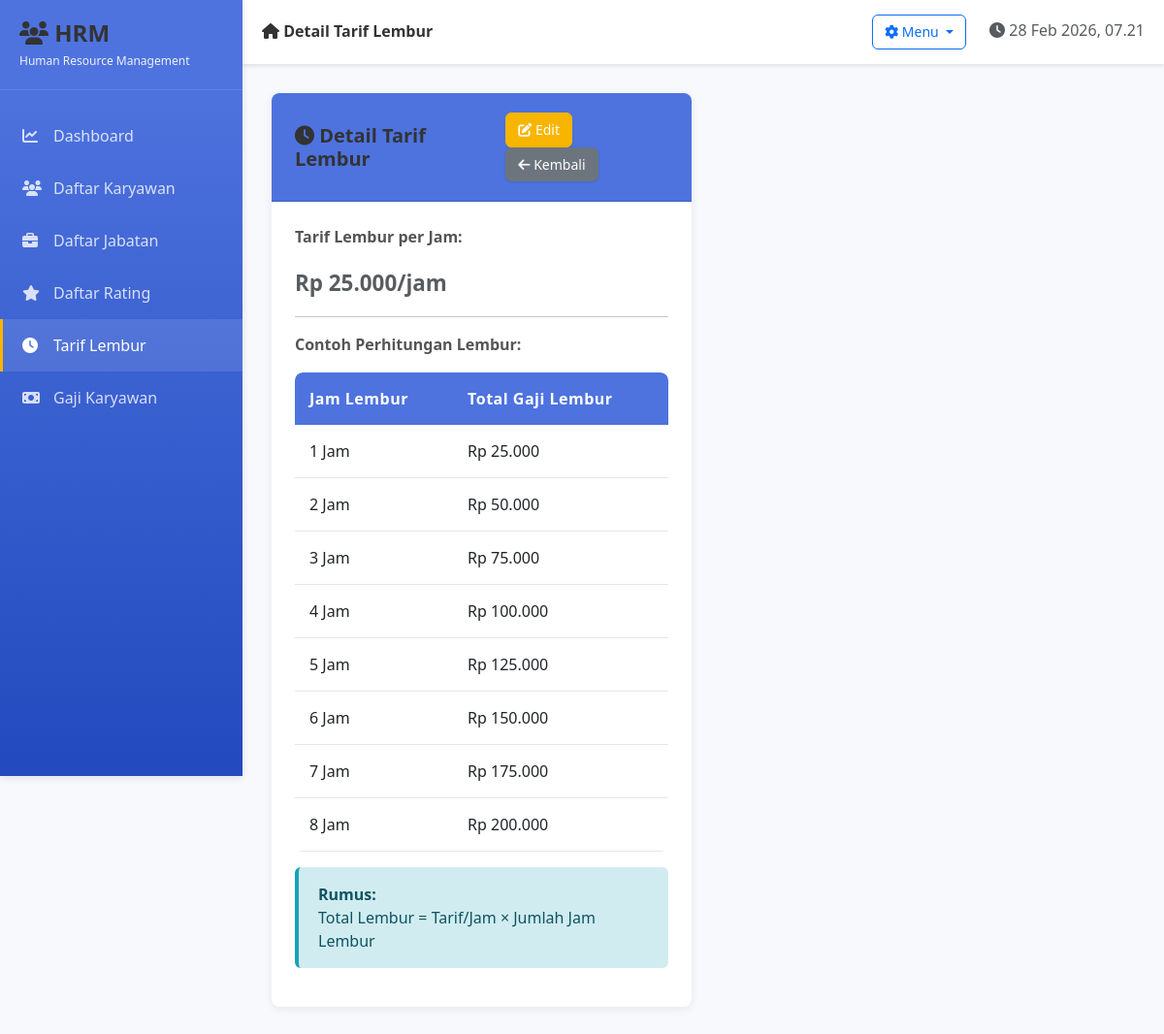
The page /views/lembur-detail.php?id=1 on the database its author committed.
### tables this page shows
CREATE TABLE `lembur` (
  `id` int(11) NOT NULL,
  `tarif` int(11) NOT NULL
);

### config/Database.php (called while the page is built, shortened)
<?php
class Database {
    private $host = "localhost";
    private $user = "root";
    private $pass = "";
    private $db = "kantor";
    private $conn;
    private function connect() {
        $this->conn = mysqli_connect($this->host, $this->user, $this->pass, $this->db);
        mysqli_set_charset($this->conn, "utf8mb4");
    }
    public function query($sql) {
        return mysqli_query($this->conn, $sql);
    }
    public function escape($str) {
        return mysqli_real_escape_string($this->conn, $str);
    }
}

### classes/Model.php (called while the page is built, shortened)
<?php
class Model {
    protected $db;
    public function __construct() {
        require_once __DIR__ . '/../config/Database.php';
        $this->db = new Database();
    }
    public function query($sql) {
        return $this->db->query($sql);
    }
    public function fetch($sql) {
        $result = $this->query($sql);
        if ($result && mysqli_num_rows($result) > 0) {
            return mysqli_fetch_assoc($result);
        }
        return null;
    }
    public function escape($str) {
        return $this->db->escape($str);
    }
}

### models/Lembur.php (called while the page is built, shortened)
<?php
require_once __DIR__ . '/../classes/Model.php';
class Lembur extends Model {
    protected $table = 'lembur';
    public function getById($id) {
        $id = $this->escape($id);
        $sql = "SELECT * FROM {$this->table} WHERE id = '$id'";
        return $this->fetch($sql);
    }
}

### views/lembur-detail.php (the view, shortened to what this page needs)
<?php
require_once __DIR__ . '/../models/Lembur.php';
$lembur_model = new Lembur();
$data = $lembur_model->getById($_GET['id']);
include __DIR__ . '/layout.php';
?>
<div class="row">
    <div class="col-lg-6">
        <div class="card">
            <div class="card-header d-flex justify-content-between align-items-center">
                <h5 class="mb-0"><i class="fas fa-clock"></i> Detail Tarif Lembur</h5>
                <div>
                    <a href="<?php echo BASE_URL; ?>views/lembur-form.php?id=<?php echo $data['id']; ?>" class="btn btn-warning btn-sm">
                        <i class="fas fa-edit"></i> Edit
                    </a>
                    <a href="<?php echo BASE_URL; ?>views/lembur.php" class="btn btn-secondary btn-sm">
                        <i class="fas fa-arrow-left"></i> Kembali
                    </a>
                </div>
            </div>
            <div class="card-body">
                <p><strong>Tarif Lembur per Jam:</strong></p>
                <p class="text-muted" style="font-size: 1.4rem;">
                    <strong><?php echo 'Rp ' . number_format($data['tarif'], 0, ',', '.'); ?>/jam</strong>
                </p>
                <hr>
                <p><strong>Contoh Perhitungan Lembur:</strong></p>
                <div class="table-responsive">
                    <table class="table table-sm">
                        <thead>
                            <tr>
                                <th>Jam Lembur</th>
                                <th>Total Gaji Lembur</th>
                            </tr>
                        </thead>
                        <tbody>
                            <?php for ($i = 1; $i <= 8; $i++): ?>
                                <tr>
                                    <td><?php echo $i; ?> Jam</td>
                                    <td><?php echo 'Rp ' . number_format($data['tarif'] * $i, 0, ',', '.'); ?></td>
                                </tr>
                            <?php endfor; ?>
                        </tbody>
                    </table>
                </div>
                <div class="alert alert-info">
                    <strong>Rumus:</strong><br>
                    Total Lembur = Tarif/Jam × Jumlah Jam Lembur
                </div>
            </div>
        </div>
    </div>
</div>
<?php include __DIR__ . '/layout-footer.php'; ?>

### assets/css/style.css (style rules this page uses)
:root { --primary-color: #4e73df; --secondary-color: #858796; --success-color: #1cc88a; --danger-color: #e74c3c; --warning-color: #f8b500; --info-color: #17a2b8; --light-bg: #f8f9fc; --sidebar-width: 250px; }
html, body { width: 100%; height: 100%; margin: 0; padding: 0; overflow-x: hidden; }
body { background-color: var(--light-bg); font-family: 'Segoe UI', Tahoma, Geneva, Verdana, sans-serif; }
.card { border: none; box-shadow: 0 2px 8px rgba(0,0,0,0.08); border-radius: 8px; }
.card-header { background-color: var(--primary-color) !important; color: white !important; border-radius: 8px 8px 0 0 !important; padding: 15px 20px !important; font-weight: 600; }
.btn-warning { background-color: var(--warning-color); border-color: var(--warning-color); color: white; }
.table { background-color: white; border-radius: 8px; overflow: hidden; }
.table thead th { background-color: var(--primary-color); color: white; font-weight: 600; border: none; padding: 15px; }
.table tbody td { padding: 15px; vertical-align: middle; border-color: #e3e6f0; }
.alert { border-radius: 6px; border: none; padding: 15px 20px; }
.alert-info { background-color: #d1ecf1; color: #0c5460; }
.table-responsive { border-radius: 8px; }
.card { border: none; box-shadow: 0 2px 8px rgba(0,0,0,0.08); border-radius: 8px; transition: box-shadow 0.3s ease, transform 0.3s ease; }
.btn { font-weight: 500; border-radius: 6px; transition: all 0.3s ease; box-shadow: 0 1px 3px rgba(0,0,0,0.1); }
.btn-sm { padding: 0.4rem 0.75rem; font-size: 0.875rem; }
.table tbody tr { transition: all 0.2s ease; }
.table thead th { font-weight: 600; letter-spacing: 0.5px; }
.card-body { padding: 1.5rem; }
.card-header { padding: 1.25rem 1.5rem !important; }
h1, h2, h3, h4, h5, h6 { color: #333; font-weight: 600; margin-bottom: 0.5rem; }
p { color: #555; line-height: 1.6; }
a { color: var(--primary-color); text-decoration: none; transition: color 0.2s ease; }
.alert { border-radius: 6px; border: none; padding: 1rem 1.25rem; }
.alert-info { background-color: #d1ecf1; color: #0c5460; border-left: 4px solid var(--info-color); }
html { scroll-behavior: smooth; }

### rows shown on the page
lembur: tarif "25.000", $data['tarif']*$i "25.000", $data['tarif']*$i "50.000", $data['tarif']*$i "75.000", $data['tarif']*$i "100.000", $data['tarif']*$i "125.000", $data['tarif']*$i "150.000", $data['tarif']*$i "175.000", $data['tarif']*$i "200.000"

### other values the page prints
$page_title "Detail Tarif Lembur"
